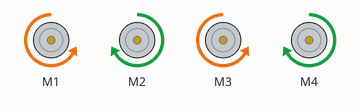
Bench run of a sketch on a simulated Arduino Uno, built with avr-gcc and run on an emulated ATmega328P. Shown: 4 × DC motor (green arrow = forward, orange = backward, longer = faster).

Above: at 0.1 s.
At 4.1 s:
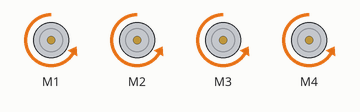
At 8.1 s:
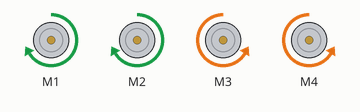
At 16.1 s:
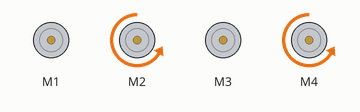
At 26.1 s:
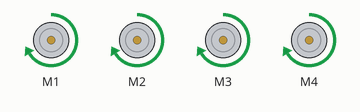
At 38.1 s:
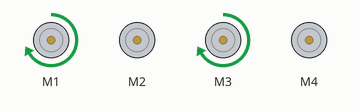
Timing chart, 0 to 40.0 s (numbered marks = the images above):
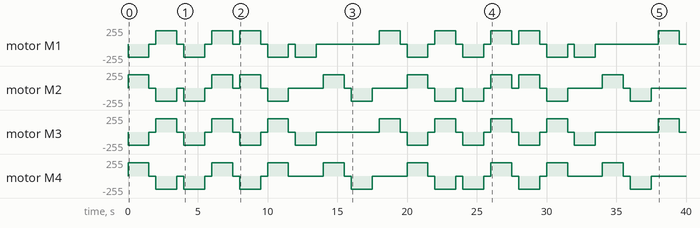

Measured:
- by itself, motor M1: stopped → backward 200/255 at 0.00 s, → stopped 1.5 s later, → forward 200/255 0.50 s later, → stopped 1.5 s later, … (32 changes in this stretch)
- by itself, motor M2: stopped → forward 200/255 at 0.00 s, → stopped 1.5 s later, → backward 200/255 0.50 s later, → stopped 1.5 s later, … (32 changes in this stretch)

The sketch:

02.11_Car_moving.ino
```cpp
/**********************************************************************
  Product     : Cokoino 4WD Mecanum Car chassis kit
  Auther      : www.cokoino.com
  Modification: 2023/11/07


          motor4 -------  motor3
                  |   |
                  |   |
                  |   |
          motor1 -------  motor2

**********************************************************************/

#include <AFMotor.h>
 AF_DCMotor motor1(1);//define motor1
 AF_DCMotor motor2(2);//define motor2
 AF_DCMotor motor3(3);//define motor3
 AF_DCMotor motor4(4);//define motor4

void setup()
{
  //Set initial speed of the motor & stop
   motor1.setSpeed(200);//setup the speed of motor1
   motor2.setSpeed(200);//setup the speed of motor2
   motor3.setSpeed(200);//setup the speed of motor3
   motor4.setSpeed(200);//setup the speed of motor4

}

void loop()
{
  //Forward
  motor1.run(BACKWARD);//motor1 run BACKWARD
  motor2.run(FORWARD); //motor2 run FORWARD
  motor3.run(BACKWARD);//motor3 run BACKWARD
  motor4.run(FORWARD); //motor4 run FORWARD
  delay(1500);
  motor1.run(RELEASE);// motor1 stop run
  motor2.run(RELEASE);
  motor3.run(RELEASE);
  motor4.run(RELEASE);
  delay(500);
  //Backward
  motor1.run(FORWARD); //motor1 run FORWARD
  motor2.run(BACKWARD);//motor2 run BACKWARD
  motor3.run(FORWARD); //motor3 run FORWARD
  motor4.run(BACKWARD);//motor4 run BACKWARD
  delay(1500);
  motor1.run(RELEASE);
  motor2.run(RELEASE);
  motor3.run(RELEASE);
  motor4.run(RELEASE);
  delay(500);
  //Move to left
  motor1.run(BACKWARD);// motor1 run BACKWARD
  motor2.run(BACKWARD);// motor2 run BACKWARD
  motor3.run(BACKWARD);// motor3 run BACKWARD
  motor4.run(BACKWARD);// motor4 run BACKWARD
  delay(1500);
  motor1.run(RELEASE);
  motor2.run(RELEASE);
  motor3.run(RELEASE);
  motor4.run(RELEASE);
  delay(500);
  //Move to right
  motor1.run(FORWARD);// motor1 run FORWARD
  motor2.run(FORWARD);// motor2 run FORWARD
  motor3.run(FORWARD);// motor3 run FORWARD
  motor4.run(FORWARD);// motor4 run FORWARD
  delay(1500);
  motor1.run(RELEASE);
  motor2.run(RELEASE);
  motor3.run(RELEASE);
  motor4.run(RELEASE);
  delay(500);
  //Left rotation
  motor1.run(FORWARD);  // motor1 run FORWARD
  motor2.run(FORWARD);  // motor2 run FORWARD
  motor3.run(BACKWARD); // motor3 run BACKWARD
  motor4.run(BACKWARD); // motor4 run BACKWARD
  delay(1500);
  motor1.run(RELEASE);
  motor2.run(RELEASE);
  motor3.run(RELEASE);
  motor4.run(RELEASE);
  delay(500);
  //Right rotation
  motor1.run(BACKWARD);  // motor1 run BACKWARD
  motor2.run(BACKWARD);  // motor2 run BACKWARD
  motor3.run(FORWARD);   // motor3 run FORWARD
  motor4.run(FORWARD);   // motor4 run FORWARD
  delay(1500);
  motor1.run(RELEASE);
  motor2.run(RELEASE);
  motor3.run(RELEASE);
  motor4.run(RELEASE);
  delay(500);
  //Run to leftforward
  motor1.run(BACKWARD);    // motor1 run BACKWARD
  motor3.run(BACKWARD);    // motor3 run BACKWARD
  delay(1500);
  motor1.run(RELEASE);
  motor3.run(RELEASE);
  delay(500);
  // Run to rightforward
  motor2.run(FORWARD);     // motor2 run FORWARD
  motor4.run(FORWARD);     // motor4 run FORWARD
  delay(1500);
  motor2.run(RELEASE);
  motor4.run(RELEASE);
  delay(500);
  // Run to leftbackward
  motor2.run(BACKWARD);    // motor2 run BACKWARD
  motor4.run(BACKWARD);    // motor4 run BACKWARD
  delay(1500);
  motor2.run(RELEASE);
  motor4.run(RELEASE);
  delay(500);
  // Run to rightbackward
  motor1.run(FORWARD);     // motor1 run FORWARD
  motor3.run(FORWARD);     // motor3 run FORWARD
  delay(1500);
  motor1.run(RELEASE);
  motor3.run(RELEASE);
  delay(500);
}
```
